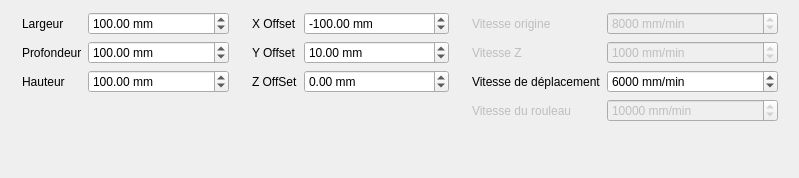
      <widget class="QWidget" name="parameterTab">
       <attribute name="icon">
        <iconset>
         <normaloff>:/ressources/settings.png</normaloff>:/ressources/settings.png</iconset>
       </attribute>
       <attribute name="title">
        <string>Paramètre</string>
       </attribute>
       <widget class="QWidget" name="formLayoutWidget">
        <property name="geometry">
         <rect>
          <x>10</x>
          <y>0</y>
          <width>231</width>
          <height>128</height>
         </rect>
        </property>
        <layout class="QFormLayout" name="formLayout">
         <property name="leftMargin">
          <number>12</number>
         </property>
         <property name="topMargin">
          <number>12</number>
         </property>
         <property name="rightMargin">
          <number>12</number>
         </property>
         <property name="bottomMargin">
          <number>12</number>
         </property>
         <item row="0" column="0">
          <widget class="QLabel" name="label_7">
           <property name="text">
            <string>Largeur</string>
           </property>
          </widget>
         </item>
         <item row="0" column="1">
          <widget class="QDoubleSpinBox" name="widthSpinBox">
           <property name="suffix">
            <string> mm</string>
           </property>
           <property name="maximum">
            <double>5000.000000000000000</double>
           </property>
           <property name="value">
            <double>100.000000000000000</double>
           </property>
          </widget>
         </item>
         <item row="1" column="0">
          <widget class="QLabel" name="label_8">
           <property name="text">
            <string>Profondeur</string>
           </property>
          </widget>
         </item>
         <item row="1" column="1">
          <widget class="QDoubleSpinBox" name="depthSpinBox">
           <property name="suffix">
            <string> mm</string>
           </property>
           <property name="maximum">
            <double>5000.000000000000000</double>
           </property>
           <property name="value">
            <double>100.000000000000000</double>
           </property>
          </widget>
         </item>
         <item row="2" column="0">
          <widget class="QLabel" name="label_9">
           <property name="text">
            <string>Hauteur</string>
           </property>
          </widget>
         </item>
         <item row="2" column="1">
          <widget class="QDoubleSpinBox" name="heightSpinBox">
           <property name="suffix">
            <string> mm</string>
           </property>
           <property name="maximum">
            <double>5000.000000000000000</double>
           </property>
           <property name="value">
            <double>100.000000000000000</double>
           </property>
          </widget>
         </item>
        </layout>
       </widget>
       <widget class="QWidget" name="formLayoutWidget_2">
        <property name="geometry">
         <rect>
          <x>240</x>
          <y>0</y>
          <width>221</width>
          <height>128</height>
         </rect>
        </property>
        <layout class="QFormLayout" name="formLayout_2">
         <property name="leftMargin">
          <number>12</number>
         </property>
         <property name="topMargin">
          <number>12</number>
         </property>
         <property name="rightMargin">
          <number>12</number>
         </property>
         <property name="bottomMargin">
          <number>12</number>
         </property>
         <item row="0" column="0">
          <widget class="QLabel" name="label_10">
           <property name="text">
            <string>X Offset</string>
           </property>
          </widget>
         </item>
         <item row="0" column="1">
          <widget class="QDoubleSpinBox" name="X_OffsetSpinBox">
           <property name="suffix">
            <string> mm</string>
           </property>
           <property name="minimum">
            <double>-5000.000000000000000</double>
           </property>
           <property name="maximum">
            <double>5000.000000000000000</double>
           </property>
           <property name="value">
            <double>-100.000000000000000</double>
           </property>
          </widget>
         </item>
         <item row="1" column="0">
          <widget class="QLabel" name="label_11">
           <property name="text">
            <string>Y Offset</string>
           </property>
          </widget>
         </item>
         <item row="1" column="1">
          <widget class="QDoubleSpinBox" name="Y_OffsetSpinBox">
           <property name="suffix">
            <string> mm</string>
           </property>
           <property name="minimum">
            <double>-5000.000000000000000</double>
           </property>
           <property name="maximum">
            <double>5000.000000000000000</double>
           </property>
           <property name="value">
            <double>10.000000000000000</double>
           </property>
          </widget>
         </item>
         <item row="2" column="0">
          <widget class="QLabel" name="label_12">
           <property name="text">
            <string>Z OffSet</string>
           </property>
          </widget>
         </item>
         <item row="2" column="1">
          <widget class="QDoubleSpinBox" name="Z_OffsetSpinBox">
           <property name="suffix">
            <string> mm</string>
           </property>
           <property name="minimum">
            <double>-5000.000000000000000</double>
           </property>
           <property name="maximum">
            <double>5000.000000000000000</double>
           </property>
           <property name="value">
            <double>0.000000000000000</double>
           </property>
          </widget>
         </item>
        </layout>
       </widget>
       <widget class="QWidget" name="formLayoutWidget_3">
        <property name="geometry">
         <rect>
          <x>460</x>
          <y>0</y>
          <width>330</width>
          <height>169</height>
         </rect>
        </property>
        <layout class="QFormLayout" name="formLayout_3">
         <property name="leftMargin">
          <number>12</number>
         </property>
         <property name="topMargin">
          <number>12</number>
         </property>
         <property name="rightMargin">
          <number>12</number>
         </property>
         <property name="bottomMargin">
          <number>12</number>
         </property>
         <item row="0" column="0">
          <widget class="QLabel" name="label_14">
           <property name="enabled">
            <bool>false</bool>
           </property>
           <property name="text">
            <string>Vitesse origine</string>
           </property>
          </widget>
         </item>
         <item row="0" column="1">
          <widget class="QDoubleSpinBox" name="homingSpeedSpinBox">
           <property name="enabled">
            <bool>false</bool>
           </property>
           <property name="suffix">
            <string> mm/min</string>
           </property>
           <property name="decimals">
            <number>0</number>
           </property>
           <property name="minimum">
            <double>0.000000000000000</double>
           </property>
           <property name="maximum">
            <double>9999999.000000000000000</double>
           </property>
           <property name="singleStep">
            <double>100.000000000000000</double>
           </property>
           <property name="value">
            <double>8000.000000000000000</double>
           </property>
          </widget>
         </item>
         <item row="2" column="0">
          <widget class="QLabel" name="label_15">
           <property name="text">
            <string>Vitesse de déplacement</string>
           </property>
          </widget>
         </item>
         <item row="2" column="1">
          <widget class="QDoubleSpinBox" name="horizontalSpeedSpinBox">
           <property name="suffix">
            <string> mm/min</string>
           </property>
           <property name="decimals">
            <number>0</number>
           </property>
           <property name="minimum">
            <double>0.000000000000000</double>
           </property>
           <property name="maximum">
            <double>999999.000000000000000</double>
           </property>
           <property name="singleStep">
            <double>100.000000000000000</double>
           </property>
           <property name="value">
            <double>6000.000000000000000</double>
           </property>
          </widget>
         </item>
         <item row="3" column="0">
          <widget class="QLabel" name="label_16">
           <property name="enabled">
            <bool>false</bool>
           </property>
           <property name="text">
            <string>Vitesse du rouleau</string>
           </property>
          </widget>
         </item>
         <item row="3" column="1">
          <widget class="QDoubleSpinBox" name="rollSpeedSpinBox">
           <property name="enabled">
            <bool>false</bool>
           </property>
           <property name="suffix">
            <string> mm/min</string>
           </property>
           <property name="decimals">
            <number>0</number>
           </property>
           <property name="minimum">
            <double>0.000000000000000</double>
           </property>
           <property name="maximum">
            <double>9999999.000000000000000</double>
           </property>
           <property name="singleStep">
            <double>100.000000000000000</double>
           </property>
           <property name="value">
            <double>10000.000000000000000</double>
           </property>
          </widget>
         </item>
         <item row="1" column="0">
          <widget class="QLabel" name="label_17">
           <property name="enabled">
            <bool>false</bool>
           </property>
           <property name="text">
            <string>Vitesse Z</string>
           </property>
          </widget>
         </item>
         <item row="1" column="1">
          <widget class="QSpinBox" name="verticalSpeedSpinBox">
           <property name="enabled">
            <bool>false</bool>
           </property>
           <property name="suffix">
            <string> mm/min</string>
           </property>
           <property name="maximum">
            <number>10000</number>
           </property>
           <property name="singleStep">
            <number>100</number>
           </property>
           <property name="value">
            <number>1000</number>
           </property>
          </widget>
         </item>
        </layout>
       </widget>
      </widget>
